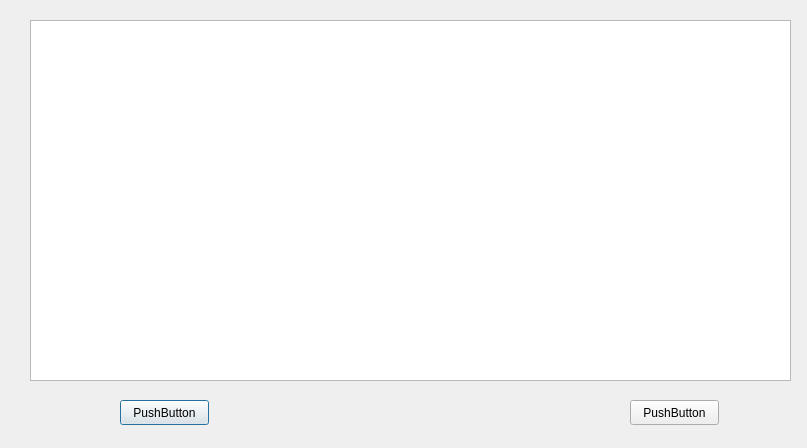
<?xml version="1.0" encoding="UTF-8"?>
<ui version="4.0">
 <class>TreeDialog</class>
 <widget class="QDialog" name="TreeDialog">
  <property name="geometry">
   <rect>
    <x>0</x>
    <y>0</y>
    <width>807</width>
    <height>448</height>
   </rect>
  </property>
  <property name="windowTitle">
   <string>Dialog</string>
  </property>
  <widget class="QGraphicsView" name="graphicsView">
   <property name="geometry">
    <rect>
     <x>30</x>
     <y>20</y>
     <width>761</width>
     <height>361</height>
    </rect>
   </property>
  </widget>
  <widget class="QPushButton" name="pushButton">
   <property name="geometry">
    <rect>
     <x>120</x>
     <y>400</y>
     <width>89</width>
     <height>25</height>
    </rect>
   </property>
   <property name="text">
    <string>PushButton</string>
   </property>
  </widget>
  <widget class="QPushButton" name="pushButton_2">
   <property name="geometry">
    <rect>
     <x>630</x>
     <y>400</y>
     <width>89</width>
     <height>25</height>
    </rect>
   </property>
   <property name="text">
    <string>PushButton</string>
   </property>
  </widget>
 </widget>
 <resources/>
 <connections/>
</ui>
